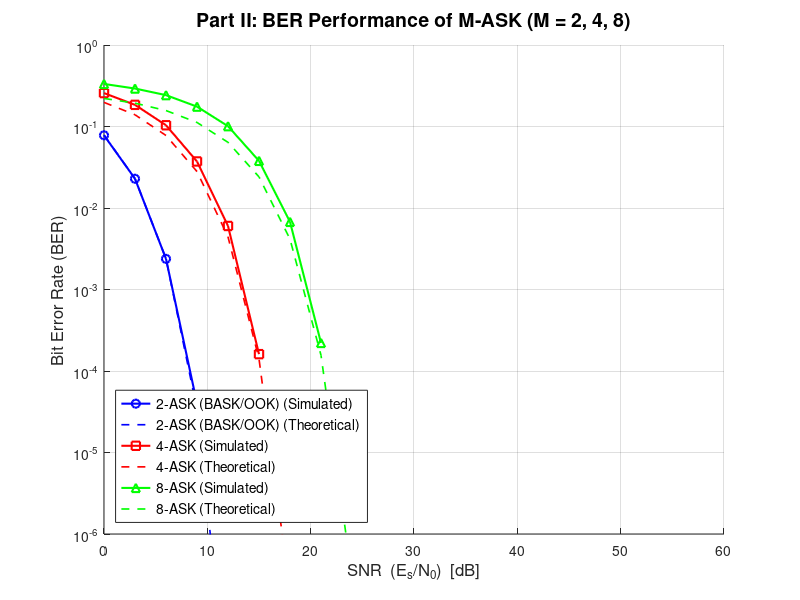

MATLAB code to generate this figure:
%  Part II: Compare the Performance of M-ASK for M = 2, 4, 8

clc; clear; close all;

%% =========================================================
%  SIMULATION PARAMETERS
%% =========================================================
num_bits      = 1e6;               % Number of bits per SNR value
SNR_dB        = 0:3:60;           % SNR range in dB (0 to 60, step 3)
M_values      = [2, 4, 8];        % ASK orders to simulate
num_M         = length(M_values);

% Pre-allocate BER storage: rows = M-ASK order, cols = SNR points
BER_sim = zeros(num_M, length(SNR_dB));
BER_theory = zeros(num_M, length(SNR_dB));

%% =========================================================
%  IMPORTANT: Minimum Distance Constraint
%  For M-ASK with equally spaced levels and minimum distance d_min,
%  symbol levels are chosen as:  -(M-1), -(M-3), ..., (M-3), (M-1)
%  scaled so that d_min = 2 for all M (i.e., adjacent levels differ by 2).
%  This ensures a FAIR comparison across M values.
%% =========================================================

for m_idx = 1:num_M
    M      = M_values(m_idx);          % Current ASK order (2, 4, or 8)
    k      = log2(M);                  % Bits per symbol
    
    % --- Step 3: Generate M-ASK Constellation ---
    % Levels: -(M-1), -(M-3), ..., (M-3), (M-1)
    % Minimum distance = 2 (same for all M)
    levels = -(M-1) : 2 : (M-1);      % e.g., M=2 -> [-1,1]; M=4 -> [-3,-1,1,3]
    
    % Average symbol power for these levels
    % E_s = mean(levels.^2)
    E_s_avg = mean(levels .^ 2);
    
    % --- Generate random bit stream ---
    bits = randi([0 1], 1, num_bits);
    
    % --- Group bits into symbols ---
    % Zero-pad if necessary so total bits is divisible by k
    num_pad = mod(-num_bits, k);           % padding needed
    bits_padded = [bits, zeros(1, num_pad)];
    num_symbols = length(bits_padded) / k;
    
    % Reshape into (k x num_symbols) and convert each column from binary to decimal
    % No bi2de (requires Communications Toolbox) — use matrix multiply instead:
    %   weights [2^(k-1), 2^(k-2), ..., 1] dot each row of bit_matrix gives decimal value
    bit_matrix   = reshape(bits_padded, k, num_symbols);  % k rows, num_symbols cols
    weights      = 2.^(k-1 : -1 : 0);                    % MSB-first weights, 1 x k
    symbol_index = weights * bit_matrix;                  % 1 x num_symbols, decimal 0..M-1
    
    % Map symbol indices to ASK amplitude levels
    tx_symbols = levels(symbol_index + 1);   % MATLAB indexing: +1
    
    fprintf('Simulating %d-ASK (M=%d, k=%d bits/symbol, E_s=%.4f)...\n', ...
             M, M, k, E_s_avg);
    
    %% -------------------------------------------------------
    %  Loop over each SNR value
    %% -------------------------------------------------------
    BER = [];   % Reset BER vector for this M
    
    for snr_idx = 1:length(SNR_dB)
        
        snr_linear = 10^(SNR_dB(snr_idx)/10);   % Convert SNR from dB to linear
        
        % --- Step 4: Add AWGN Noise ---
        % SNR (per symbol) = E_s / N0
        % => N0 = E_s / SNR
        % Noise variance (one-sided) sigma^2 = N0/2
        N0        = E_s_avg / snr_linear;
        sigma     = sqrt(N0 / 2);               % Std deviation of noise
        noise     = sigma * randn(1, num_symbols);  % Real AWGN (ASK is 1D)
        
        rx_signal = tx_symbols + noise;         % Received signal = sent + noise
        
        % --- Step 5: Decision / Detection ---
        % Minimum distance detector: find the closest ASK level for each sample
        % Expand for vectorised nearest-neighbour search
        % rx_signal: 1 x num_symbols
        % levels:    1 x M
        % Compute distance matrix: num_symbols x M
        dist_matrix   = abs(rx_signal' - levels);        % num_symbols x M
        [~, detected_idx] = min(dist_matrix, [], 2);     % index of closest level
        detected_idx  = detected_idx' - 1;               % back to 0-based indices
        
        % --- Decode detected indices back to bits ---
        % No de2bi (requires Communications Toolbox) — use bitshift/bitand instead:
        %   extract each bit by shifting right and masking with 1
        detected_bits_matrix = zeros(num_symbols, k);
        for bit_pos = 1:k
            detected_bits_matrix(:, bit_pos) = bitand(floor(detected_idx / 2^(k - bit_pos)), 1);
        end
        detected_bits = reshape(detected_bits_matrix', 1, []);       % 1 x (num_symbols*k)
        
        % Trim to original bit length (remove padding)
        detected_bits = detected_bits(1:num_bits);
        
        % --- Step 6: Count bit errors ---
        num_errors = sum(bits ~= detected_bits);
        
        % --- Step 7: Calculate and store BER ---
        prob_error = num_errors / num_bits;
        BER = [BER, prob_error];                          %#ok<AGROW>
    end
    
    BER_sim(m_idx, :) = BER;
    
    %% -------------------------------------------------------
    %  Theoretical BER for M-ASK (Gray-coded, AWGN)
    %  BER ≈ (2*(M-1)/M) / log2(M)  *  Q( sqrt(6*log2(M)*SNR_b / (M^2-1)) )
    %  where SNR_b = Eb/N0 (per bit SNR)
    %  Note: SNR_dB here refers to Es/N0; Eb/N0 = (Es/N0) / log2(M)
    %% -------------------------------------------------------
    for snr_idx = 1:length(SNR_dB)
        snr_linear = 10^(SNR_dB(snr_idx)/10);   % Es/N0 linear
        Eb_N0      = snr_linear / k;              % Eb/N0 linear
        
        % Theoretical BER for M-ASK with Gray coding
        arg = sqrt(6 * k * Eb_N0 / (M^2 - 1));
        BER_theory(m_idx, snr_idx) = (2*(M-1)/M) / k * qfunc(arg);
    end
    
end

%% =========================================================
%  Step 8: Plot BER Curves
%% =========================================================
figure('Name','Part II: M-ASK BER Performance','NumberTitle','off', ...
       'Color','white','Position',[100 100 900 600]);

colors  = {'b', 'r', 'g'};
markers = {'o', 's', '^'};
M_labels = {'2-ASK (BASK/OOK)','4-ASK','8-ASK'};

hold on; grid on;

for m_idx = 1:num_M
    % Simulated BER
    semilogy(SNR_dB, BER_sim(m_idx,:), ...
             [colors{m_idx}, markers{m_idx}, '-'], ...
             'LineWidth', 1.5, 'MarkerSize', 6, ...
             'DisplayName', [M_labels{m_idx}, ' (Simulated)']);
    
    % Theoretical BER
    semilogy(SNR_dB, BER_theory(m_idx,:), ...
             [colors{m_idx}, '--'], ...
             'LineWidth', 1.2, ...
             'DisplayName', [M_labels{m_idx}, ' (Theoretical)']);
end

xlabel('SNR  (E_s/N_0)  [dB]', 'FontSize', 12);
ylabel('Bit Error Rate (BER)', 'FontSize', 12);
title('Part II: BER Performance of M-ASK (M = 2, 4, 8)', 'FontSize', 14);
legend('Location','southwest','FontSize',10);
xlim([0 60]);
ylim([1e-6 1]);
hold off;

fprintf('\nSimulation complete. Figure displayed.\n');

%% =========================================================
%  HELPER FUNCTION: Q-function
%% =========================================================
function y = qfunc(x)
    % Q(x) = 0.5 * erfc(x / sqrt(2))
    y = 0.5 * erfc(x / sqrt(2));
end
